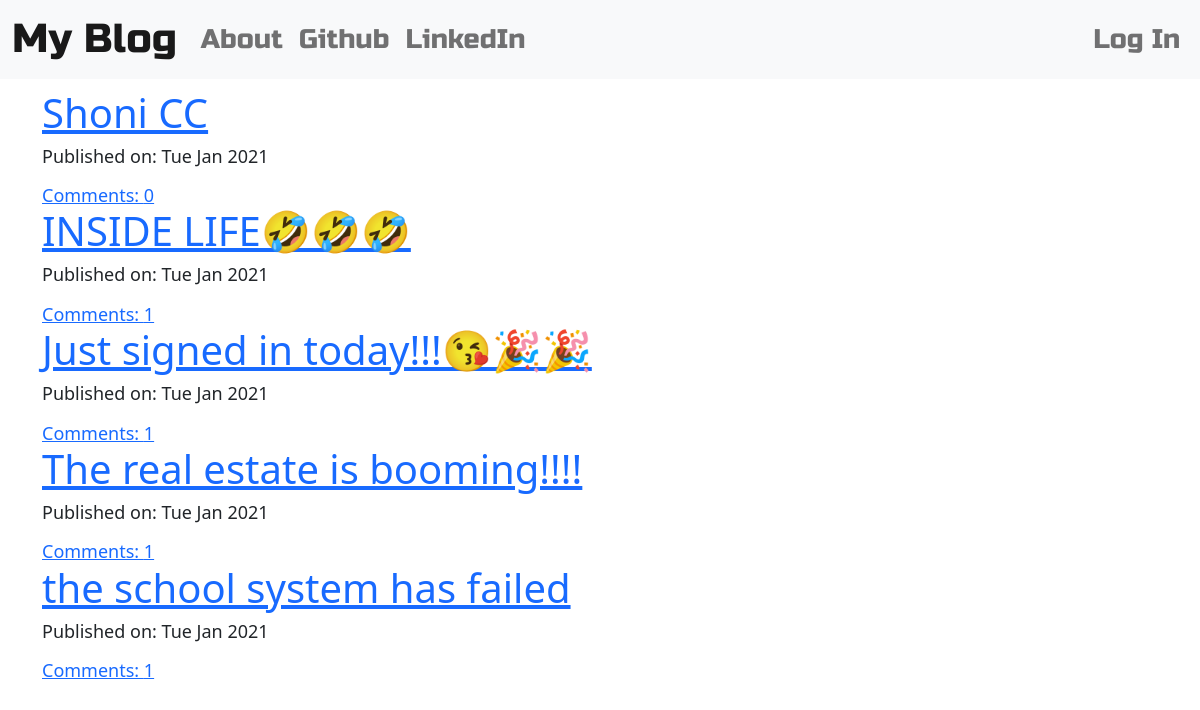
The page / on the database its author committed.
### blog/models.py (models this page shows, shortened)
class Post(models.Model):
    author = models.ForeignKey("auth.User", on_delete=models.CASCADE)
    title = models.CharField(max_length=200)
    text = models.TextField()
    create_date = models.DateTimeField(default=timezone.now())
    published_date = models.DateTimeField(blank=True, null=True)
    def approve_comments(self):
        return self.comments.filter(approved_comment=True)

### blog/views.py (the view)
# urls.py: path('', views.PostListView.as_view(), name='post_list'),
class PostListView(ListView):
    context_object_name = 'post_list'
    template_name = 'post_list.html'
    model = Post
    def get_queryset(self):
        return Post.objects.filter(published_date__lte=timezone.now()).order_by('-published_date')

### blog/templates/blog/post_list.html
{% extends 'blog/base.html' %}
{% block content %}
{% for post in post_list %}
<div class="centerstage">
    <div class="post">
        <h1><a href="{% url 'post_detail' pk=post.pk %}">{{ post.title }}</a></h1>
        <div class="date">
            <p>Published on: {{post.published_date|date:"D M Y"}}</p>
        </div>
        <a href="{% url 'post_detail' pk=post.pk %}">Comments: {{post.approve_comments.count}}</a>
    </div>
</div>
{% endfor %}
{% endblock %}

### blog/templates/blog/base.html (shortened to what this page needs)
<!doctype html>
{% load static %}
<html lang="en">
<head>
    <link rel="stylesheet" href="{% static 'blog/css/bootstrap.css' %}">
    <link rel="stylesheet" href="{% static 'blog/css/medium-editor.css' %}">
    <link rel="stylesheet" href="{% static 'blog/css/blog.css' %}">
</head>
<body class="loader">
<nav class="navbar navbar-expand-lg navbar-light bg-light techfont custom-navbar">
    <div class="container-fluid">
        <a class="navbar-brand bigbrand" href="{% url 'post_list' %}">My Blog</a>
			<div class="collapse navbar-collapse" id="navbarSupportedContent">
				<ul class="navbar-nav me-auto mb-2 mb-lg-0">
					<li class="nav-item">
						<a class="nav-link" aria-current="page" href="{% url 'about' %}">About</a>
					</li>
					<li class="nav-item">
						<a class="nav-link" href="https://www.github.com">Github</a>
					</li>
                    <li class="nav-item">
						<a class="nav-link" href="https://www.linkedin.com">LinkedIn</a>
					</li>
                </ul>
                <ul class="navbar-nav navbar-right">
                {% if user.is_authenticated %}
                    <li class="nav-item">
                        <a class="nav-link" href="{% url 'post_new' %}">New Post</a>
                    </li>
                    <li class="nav-item">
                        <a class="nav-link" href="{% url 'post_draft_list' %}">Drafts</a>
                    </li>
                    <li class="nav-item">
                        <a class="nav-link" href="{% url 'logout' %}">Log Out</a>
                    </li>
                    <li class="nav-item">
                        <a class="nav-link">Welcome: {{ user.username }}</a>
                    </li>
                    {% else %}
                    <li class="nav-item">
                        <a class="nav-link" href="{% url 'login' %}">Log In</a>
                    </li>
                    {% endif %}
                </ul>
            </div>
    </div>
</nav>
<div class="content container">
    <div class="row">
        <div class="col-md-8">
            <div class="blog_posts">
                {% block content %}
                {% endblock %}
            </div>
        </div>
    </div>
</div>
</body>
</html>

### blog/static/blog/css/blog.css (style rules this page uses)
html { font-size: 100%; box-sizing: border-box; }
body { margin: 0; padding: 0; background-image: url('/static/blog/images/child-holding-clear-glass-jar-with-yellow-light-2026960.jpg'); line-height: 1.3; font-weight: 300; font-size: 1.125rem ; }
.techfont { font-family: 'Russo One', sans-serif; font-size: 1.5em; margin-bottom: 10px; }
.bigbrand { font-size: 1.5em; }
.centerstage { margin-left: auto; margin-right: auto; }
.loader { filter:hue-rotate(4deg); animation:hue 10000ms infinite linear; }

### rows shown on the page
Post: title "Shoni CC", published_date "Tue Jan 2021", approve_comments.count "0"
Post: title "INSIDE LIFE🤣🤣🤣", published_date "Tue Jan 2021", approve_comments.count "1"
Post: title "Just signed in today!!!😘🎉🎉", published_date "Tue Jan 2021", approve_comments.count "1"
Post: title "The real estate is booming!!!!", published_date "Tue Jan 2021", approve_comments.count "1"
Post: title "the school system has failed", published_date "Tue Jan 2021", approve_comments.count "1"
